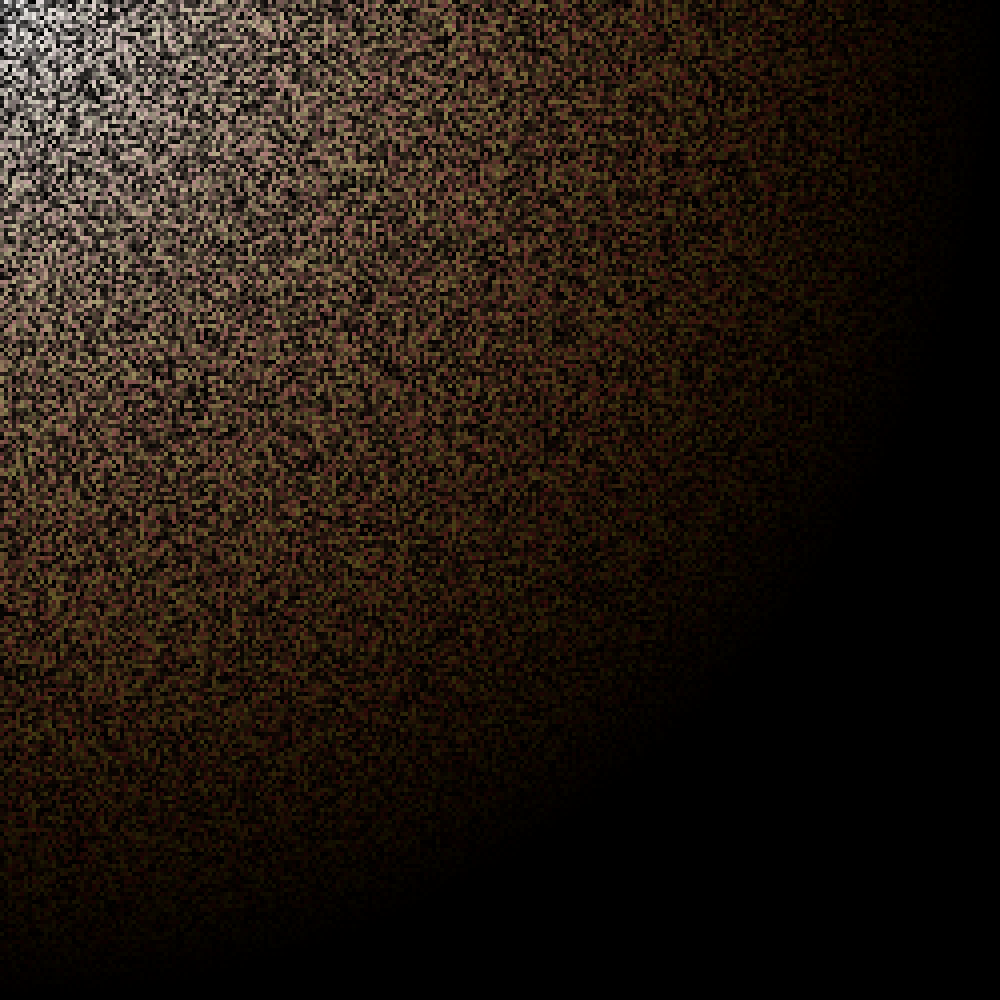
Frame 1 (no input)
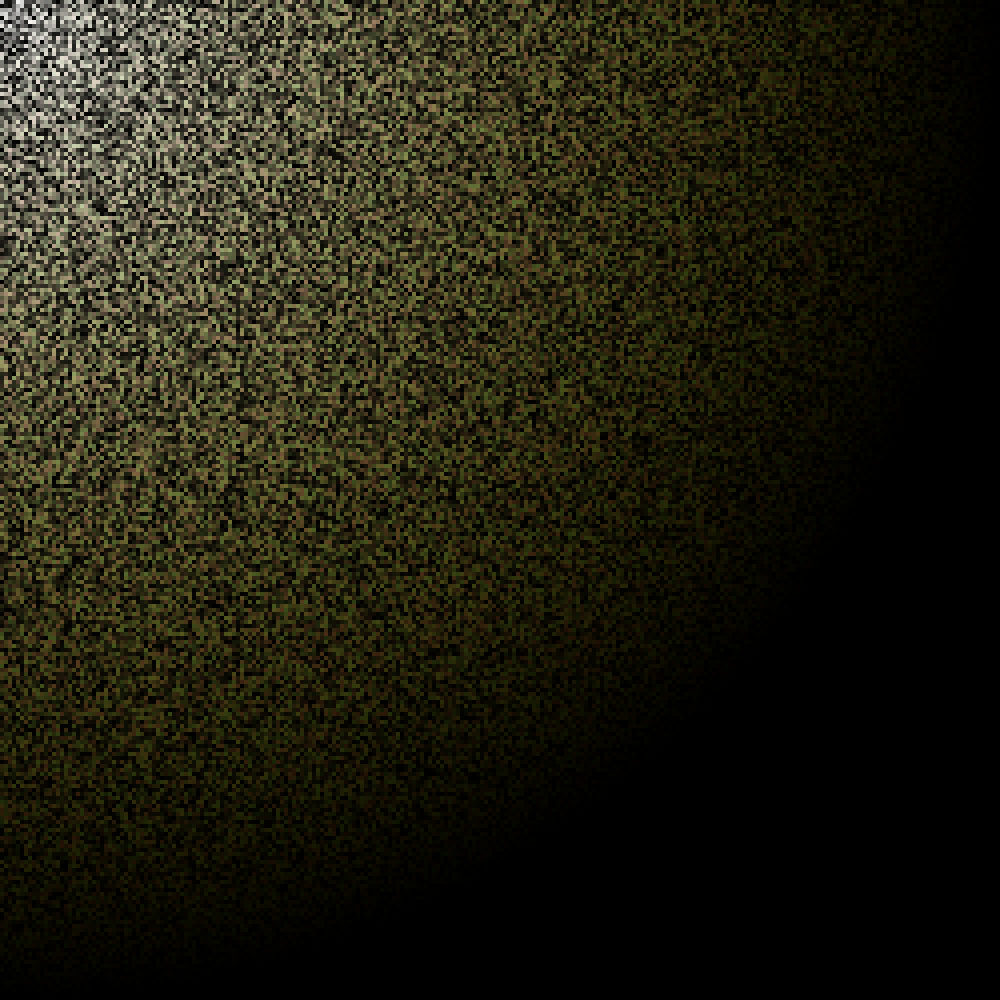
Frame 60 (the mouse pressed at the canvas centre just before this capture)
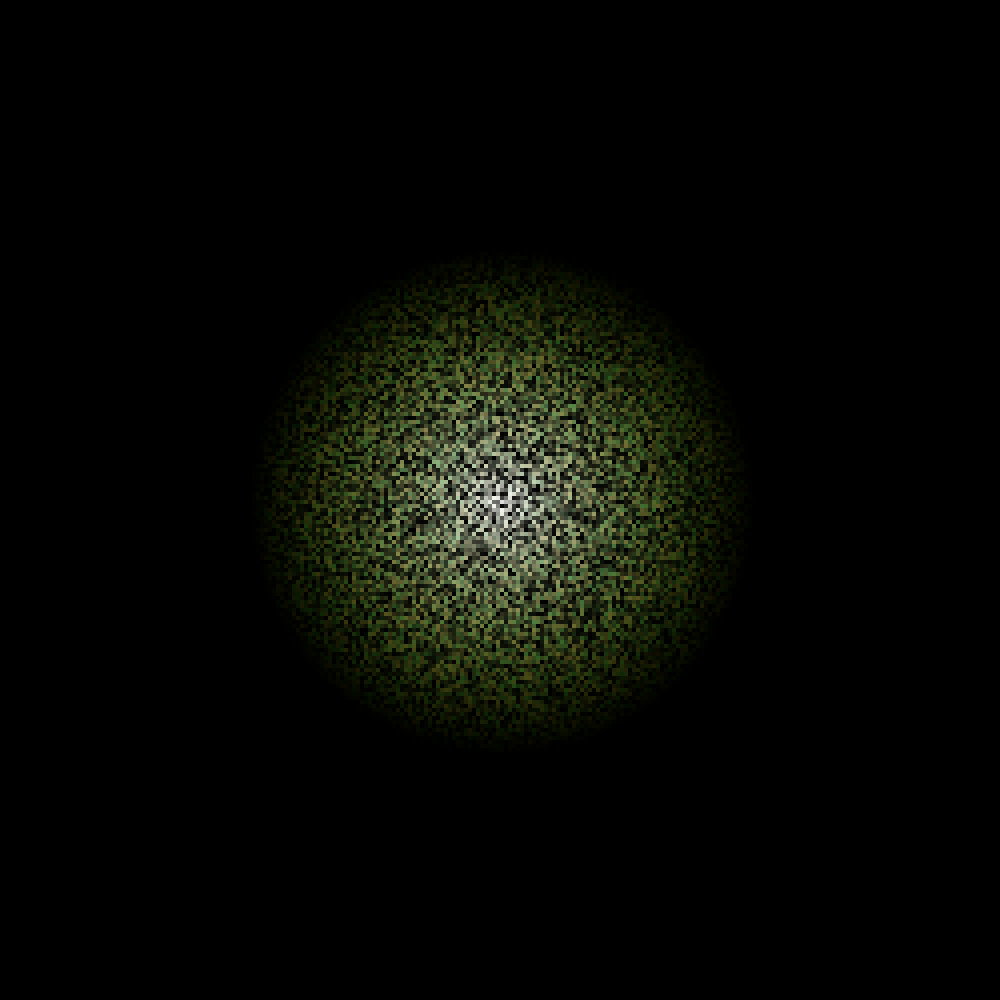
Frame 120 (the mouse held since frame 60 and released just before this capture)

The Processing sketch that drew these frames (run headless with seeded random() and noise(); from frame 60 on, the mouse is pressed at the canvas centre):

// Processing sketch: randomNearMouse
// ── randomNearMouse.pde
int _xCount = 250;
int _yCount = 250;
float _startH = 0;
float _mult = 1.0;
float _diffM = 0.05;
float _maxM = 6;

int _xSize;
int _ySize;

void setup(){
  size(1000,1000);
  colorMode(HSB,400,1,1);
  _xSize = width/_xCount;
  _ySize = height/_yCount;
  noStroke();
}

void draw(){
  for (int x = 0; x < _xCount; x++){
    for (int y = 0; y < _yCount; y++){
      float distance = dist(_xSize*x,_ySize*y,mouseX,mouseY);
      float test = distance*_mult / width;
      float h = random(_startH, _startH + 60);
      float s = test;
      float b = random(0,1-test);
      fill(h,s,b);
      rect(_xSize*x,_ySize*y,_xSize,_ySize);
    }
  }
  if (mousePressed){
    _mult = min(_mult + _diffM, _maxM);
  } else {
    _mult = max(_mult - _diffM * 5, 1);
  }
  _startH = (_startH + 0.5) % 400;
}
